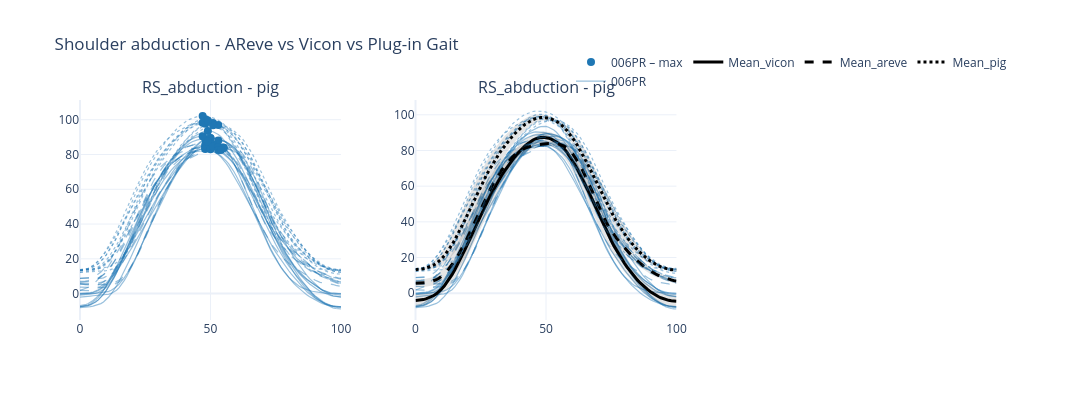

Source (notebook cell):
### Markdown cell above
## Using the ensembler
This is a collection of classes that work together to obtain clean and consistent plotting.
Currently implemented figures are:
1. Individual line plots (`IndividualLinesRendered()`)
2. Average +/- standard deviation of curves (`MeanSDRenderer()`)

`CompositeRendered()` allows the uses to combine different renderers into a single subplot without needing extra lines of code.
All renders are called in the `add_subplot` method from the Ensembler class alongside the channel name, row/col combination in which subplot to put it.

### Code cell
lines_and_mean = CompositeRenderer(IndividualLinesRenderer(), MeanSDRenderer())
lines_and_events = CompositeRenderer(IndividualLinesRenderer(), EventOverlayRenderer())

fig = (
    Ensembler(in_folder=fld, channels=channels, n_rows = rows,  n_cols =cols, str_match=str_match, condition_spec=spec)
    .add_subplot(PlotSpec('RS_abduction', "vicon", row=1, col=1, renderer=lines_and_events, events=events))
    .add_subplot(PlotSpec('RS_abduction', "areve", row=1, col=1, renderer=lines_and_events, events=events))
    .add_subplot(PlotSpec('RS_abduction', "pig", row=1, col=1, renderer=lines_and_events,events=events))
        
    .add_subplot(PlotSpec('RS_abduction', "vicon", row=1, col=2, renderer=lines_and_mean, events=events))
    .add_subplot(PlotSpec('RS_abduction', "areve", row=1, col=2, renderer=lines_and_mean, events=events))
    .add_subplot(PlotSpec('RS_abduction', "pig", row=1, col=2, renderer=lines_and_mean,events=events))
    
        .build(title="Shoulder abduction - AReve vs Vicon vs Plug-in Gait")
)
fig.show()
